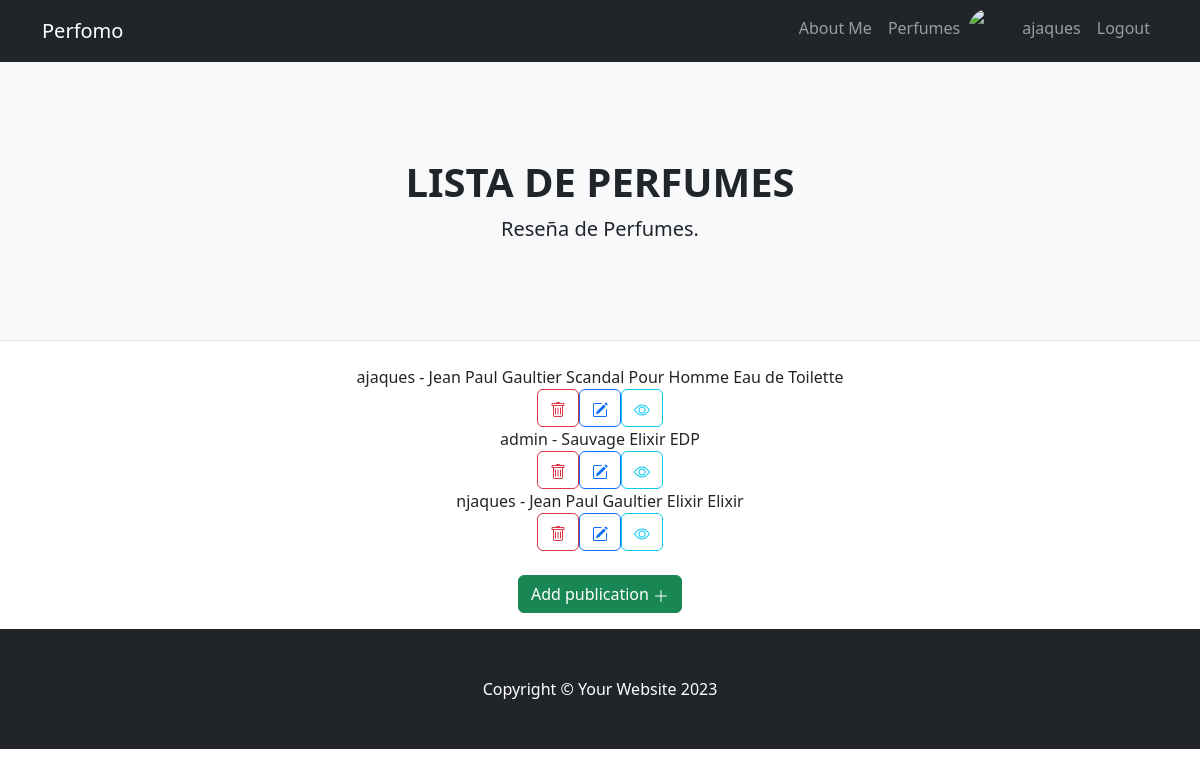
Page /AppBase/perfume/listPubliciones/ (signed in) on the committed database.
### AppBase/models.py (models this page shows)
class Perfume(models.Model):
    usuario=models.ForeignKey(User, on_delete=models.CASCADE, null=True, blank=True)
    marca=models.CharField(max_length=50)
    modelo=models.CharField(max_length=50)
    tipo=models.CharField(max_length=50)
    descripcion=models.TextField(null=True, blank=True)
    year = models.IntegerField()
    imagenPerfume = models.ImageField(upload_to="media/")
    def __str__(self):
        return f"{self.usuario} - {self.marca} {self.modelo} {self.tipo}"

### AppBase/views.py (the view)
# urls.py: path('perfume/listPubliciones/', PerfumeList.as_view(), name="listPublicaciones"),
class PerfumeList(ListView):
    model = Perfume
    template_name = "AppBase/listPublicaciones.html"

### AppBase/templates/AppBase/perfume_list.html (shortened to what this page needs)
{% extends "AppBase/padre.html" %}
{% load static %}
{% block titulo %} LISTA DE PERFUMES {% endblock %}
{% block contenido_que_cambia %}
<div class="container text-center">
    <ul class="list-inline card-body">
        <table>
        {% for perfume in object_list %}
        <li>
            {{ perfume }}
        </li>
        {% if user.is_authenticated %}
        <a href="{% url 'perfume_borrar' perfume.id %}" class="btn btn-outline-danger">
        </a>
        <a href="{% url 'perfume_editar' perfume.id %}" class="btn btn-outline-primary">
        </a>
        <a href="{% url 'perfume_detalle' perfume.id %}" class="btn btn-outline-info">
        </a>
        {% endif %}
        {% endfor %}
        <br>
        <br>
        <a class="btn btn-success" href="{% url 'crearPublicacion' %}">Add publication
            <svg xmlns="http://www.w3.org/2000/svg" width="16" height="16" fill="currentColor" class="bi bi-plus-lg" viewBox="0 0 16 16">
                <path fill-rule="evenodd" d="M8 2a.5.5 0 0 1 .5.5v5h5a.5.5 0 0 1 0 1h-5v5a.5.5 0 0 1-1 0v-5h-5a.5.5 0 0 1 0-1h5v-5A.5.5 0 0 1 8 2Z"/>
            </svg>
        </a>
    </table>
    </ul>
</div>
{% endblock %}

### AppBase/templates/AppBase/padre.html (shortened to what this page needs)
{% load static %}
<!DOCTYPE html>
<html lang="en">
<head>
    <link href='https://unpkg.com/boxicons@2.1.4/css/boxicons.min.css' rel='stylesheet'>
    <link href="{% static 'AppBase/css/styles.css' %}" rel="stylesheet"/>
</head>
<body>
    <nav class="navbar navbar-expand-lg navbar-dark bg-dark">
        <div class="container">
            <a class="navbar-brand" href="{% url 'inicio' %}">Perfomo</a>
            <div class="collapse navbar-collapse" id="navbarSupportedContent">
                <ul class="navbar-nav ms-auto mb-2 mb-lg-0">
                    <li class="nav-item"><a class="nav-link" href="{% url 'aboutMe' %}">About Me</a></li>
                    <li class="nav-item"><a class="nav-link" href="{% url 'listPublicaciones' %}">Perfumes</a></li>
                    {% if user.is_authenticated %}
                    <img class="rounded-circle" src="{{ avatar }}" alt="Avatar" style="width:46px;height:46px;"/>
                    <li class="nav-item"><a class="nav-link" href="{% url 'editarPerfil' %}">{{ user.username}} </a></li>
                    <li class="nav-item"><a class="nav-link" href="{% url 'logout' %}">Logout </a></li>
                    {% else %}
                    <li class="nav-item"><a class="nav-link" href="{% url 'login' %}">Login </a></li>
                    <li class="nav-item"><a class="nav-link" href="{% url 'register' %}">Register </a></li>
                    {% endif %}
                </ul>
            </div>
        </div>
    </nav>
    <header class="py-5 bg-light border-bottom mb-4">
        <div class="container">
            <div class="text-center my-5">
                <h1 class="fw-bolder">{% block titulo %}  {% endblock %}</h1>
                <p class="lead mb-0">Reseña de Perfumes.</p>
            </div>
        </div>
    </header>
    {% block contenido_que_cambia %}{% endblock %}
    <footer class="py-5 bg-dark">
        <div class="container"><p class="m-0 text-center text-white">Copyright &copy; Your Website 2023</p></div>
    </footer>
</body>
</html>

### rows in the picture
Perfume: usuario+marca+modelo "ajaques - Jean Paul Gaultier Scandal Pour Homme Eau de Toilette"
Perfume: usuario+marca+modelo "admin - Sauvage Elixir EDP"
Perfume: usuario+marca+modelo "njaques - Jean Paul Gaultier Elixir Elixir"

### other values in the picture
{{ user.username }} "ajaques"
